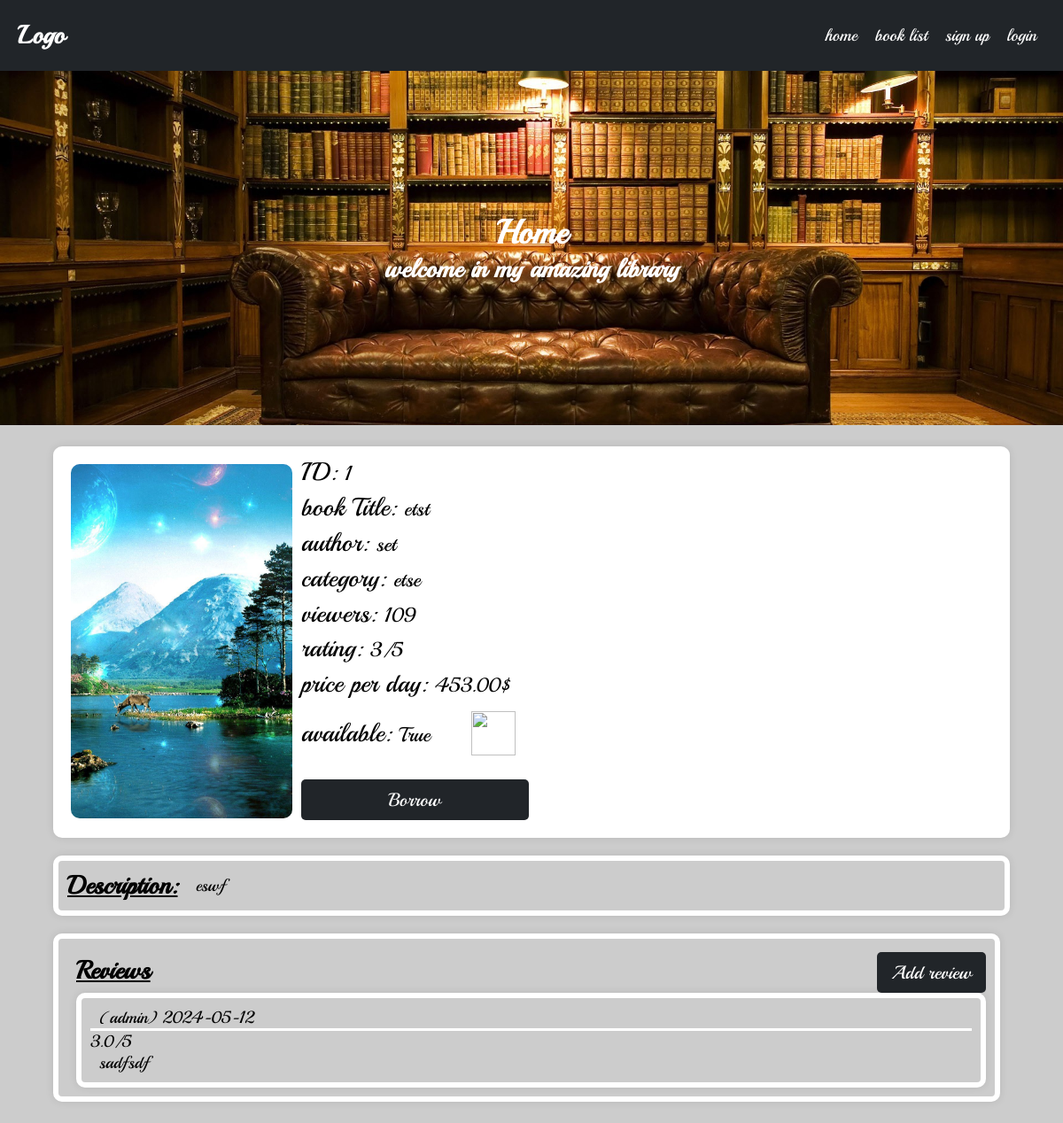
The app's page /books/sdfsdaf/, older data.
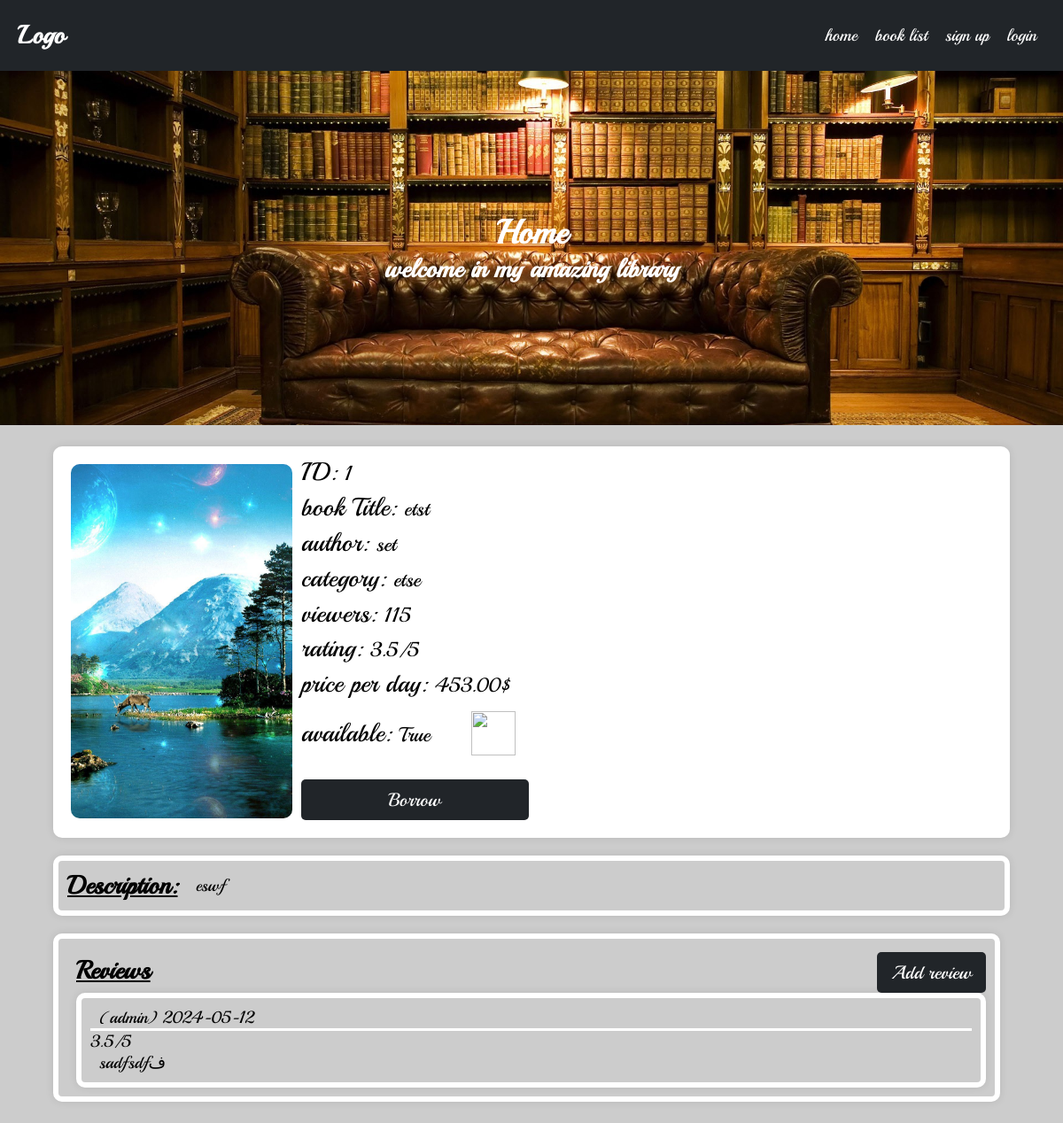
The same page, newer data.
### books/models.py (models this page shows, shortened)
class Book(BasicModel):
    uploaded_by = models.ForeignKey(User, on_delete=models.CASCADE, related_name='books')
    category = models.ForeignKey(Category, on_delete=models.CASCADE, related_name='books')
    viewers = models.ManyToManyField(User, through=Viewers, related_name='viewed_books')
    title = models.CharField(max_length=100)
    author = models.CharField(max_length=100)
    price = models.DecimalField(max_digits=5, decimal_places=2)
    description = models.TextField()
    borrower = models.ForeignKey(User, on_delete=models.SET_NULL, related_name='borrowed_books', null=True, blank=True)
    objects = BookManager()
    @property
    def is_borrowed(self):
        return self.borrower is not None
    @property
    def rating(self):
        return self.ratings.aggregate(avg_rating=Avg('rating'))['avg_rating'] or '~'
    @property
    def views(self):
        return self.user_viewers.aggregate(total_views=Sum('count'))['total_views'] or 0
    class Meta:
        verbose_name = 'Book'
        verbose_name_plural = 'Books'

class BookImage(BasicModel):
    image = models.ImageField(upload_to=book_cover_path, null=True, blank=True)
    book = models.OneToOneField(Book, on_delete=models.CASCADE, related_name='image', null=True, blank=True)
    class Meta:
        verbose_name = 'Book Image'
        verbose_name_plural = 'Book Images'
    @property
    def url(self):
        return self.image.url

### ratings/models.py (models this page shows, shortened)
class Rating(BasicModel):
    user = models.ForeignKey(User, on_delete=models.CASCADE, related_name='ratings')
    book = models.ForeignKey('books.Book', on_delete=models.CASCADE, related_name='ratings')
    rating = models.DecimalField(max_digits=3, decimal_places=1)
    review = models.TextField(blank=True, null=True)
    active = models.BooleanField(default=True)
    class Meta:
        verbose_name = 'rating'
        verbose_name_plural = 'ratings'

### categories/models.py (models this page shows)
class Category(BasicModel):
    title = models.CharField(max_length=100)
    class Meta:
        verbose_name = 'Category'
        verbose_name_plural = 'Categories'
    def __str__(self):
        return self.title

### books/views.py (the view)
# urls.py: path('<slug:slug>/', views.BookDetailView.as_view(), name='book_details'),
class BookDetailView(DetailView):
    model = Book
    def get_queryset(self):
        if (self.request.user.is_authenticated):
            Book.objects.active().get(slug=self.kwargs['slug']).increase_views(self.request.user)
        return Book.objects.active().filter(slug=self.kwargs['slug'])

### books/models.py (called while the page is built)
    def get_queryset(self):
        return queryset(self.model, using=self._db)

    def active(self):
        return self.get_queryset().filter(active=True)

### books/templatetags/custom_filters.py (called while the page is built)
@register.filter(name='not')
def not_gate(value):
    return not value

@register.filter(name='is_not_object_owner')
def is_not_object_owner(request_user, object_list):
    for obj in object_list:
        if obj.user == request_user:
            return True
    return False

### templates/books/book_detail.html (shortened to what this page needs)
{% extends "base.html" %}
{% load static %}
{% load custom_filters %}
{% block style %}
<link rel="stylesheet" href="{% static 'assets/css/details.css' %}">
{% endblock %}
{% block content %}
<div class="container details-container">
    <div class="row">
        <div class="col-sm-6 col-md-3 ">
            <img class="w-100" id="bookImg" src="{{object.image.url}}" alt="">
        </div>
        <div class="col-9 text-data">
            <div>ID: <span id="bookID"> {{object.id}}</span></div>
            <br/>
            <div>book Title: <span id="bookTitle"> {{object.title}}</span></div>
            <br/>
            <div>author: <span id="bookAuthor"> {{object.author}}</span></div>
            <br/>
            <div>category: <span id="bookCategory"> {{object.category}}</span></div>
            <br/>
            <div>viewers: <span id="bookViewers">  {{object.views}}</span></div>
            <br/>
            <div>rating: <span id="bookRating">  {{object.rating}}{% if object.rating != '~' %}/5{% endif %} </span>
            </div>
            <br/>
            <div>price per day: <span id="bookPrice">  {{object.price}}$</span></div>
            <br/>
            <div class="row" style="display:flex;flex-direction: row;align-items: center">
                <div class="col-3">available: <span id="bookAvailable">  {{object.is_borrowed|not}}</span></div>
                <div class="col-9">
                    <img class="love-icon" src="{% static 'assets/icons/heart-solid.svg' %}" alt="">
                </div>
            </div>
            <br/>
            {% if object.is_borrowed %}
            {% if request.user.id == object.borrower.id %}
            <button class="btn-2 btn-dark" onclick="urlRedirect('{% url 'return_book' object.slug %}')">Return</button>
            {% endif %}
            {% else %}
            <button class="btn-2 btn-dark" onclick="urlRedirect('{% url 'borrow_book' object.slug %}')">Borrow</button>
            {% endif %}
        </div>
    </div>
    <div class="row border-container">
        <h2>Description: </h2>
        <div id="bookDescription" style="word-break: break-word;">
            {{object.description}}
        </div>
    </div>
    <div class="row">
        <div class="col-12 border-container">
            <div class="row" style="justify-content: space-between">
                <div class="col-3">
                    <h2 style="text-decoration: underline">Reviews </h2>
                </div>
                {% if not request.user|is_not_object_owner:object.ratings.all %}
                <div class="col-3 text-right">
                    <button class="btn-dark btn-3" onclick="urlRedirect(`{% url 'add_rating' object.slug %}`)">Add review</button>
                </div>
                {% endif %}
            </div>
            {% if object.ratings.count > 0 %}
            <div id="bookReviews">
                {% for ratings in object.ratings.all %}
                {% if ratings.user != request.user %}
                <div class="review " {% if not forloop.last %} style="margin-bottom: 20px" {% endif %}>
                    <div class="border-container">
                        <div style="border-bottom: 3px solid white">
                            <span class="reviewer">({{ratings.user}})</span>
                            <span class="review-date">{{ratings.updated_at|date:"Y-m-d"}}</span>
                        </div>
                        <span class="review-content">{{ratings.rating}}/5</span>
                        <div class="review-content" style="word-break: break-word;">{{ratings.review}}</div>
                    </div>
                </div>
                {% endif %}
                {% endfor %}
            </div>
            {% else %}
            <div>No reviews yet</div>
            {% endif %}
        </div>
    </div>
</div>
    {% endblock %}

Row changes from the older to the newer data that the page shows:
computed for Book "etst": views "109" → "115"; rating "3" → "3.5"
changed Rating "admin": rating "3.0" → "3.5"; review "sadfsdf" → "sadfsdfف"
